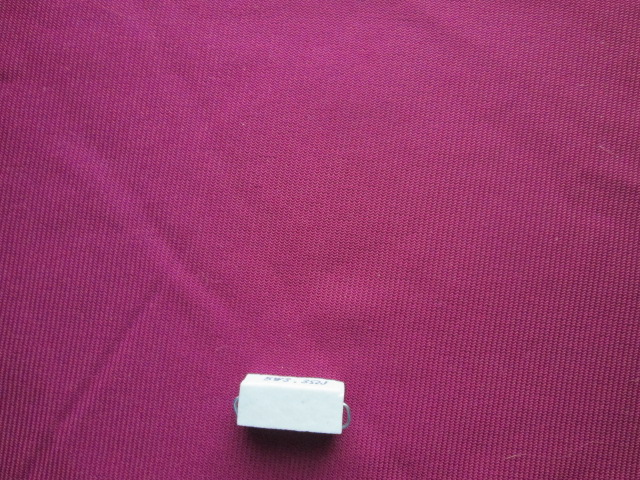
%> input picture Patrones 4  variables 50 valores/Imagenes Componentes/Tarjeta/Tarjeta1.JPG, 640 x 480 px; the run also reads 1 picture not shown here
$ octave sistema.m   (GNU Octave 9; MATLAB toolbox functions it lacks are replaced by stand-ins)
%> lines starting %> are read from the running program, lines starting %| are printed output that depends on the picture; in (x1, y1, x2, y2) boxes, pixels count from 0 and x2, y2 are one past the last pixel; in counts of white or black regions, pixels touching at a corner belong together; the program's own positions count from 1
%> further down, im is the input picture: size 480x640x3 uint8; mean R, G, B 152.9, 56.3, 106.5
### Patrones 4  variables 50 valores/createMask2.m
function [BW,maskedRGBImage] = createMask(RGB)
%createMask  Threshold RGB image using auto-generated code from colorThresholder app.
%  [BW,MASKEDRGBIMAGE] = createMask(RGB) thresholds image RGB using
%  auto-generated code from the colorThresholder App. The colorspace and
%  minimum/maximum values for each channel of the colorspace were set in the
%  App and result in a binary mask BW and a composite image maskedRGBImage,
%  which shows the original RGB image values under the mask BW.

% Auto-generated by colorThresholder app on 12-Mar-2018
%------------------------------------------------------


% Convert RGB image to chosen color space
I = rgb2hsv(RGB);
%> I: size 480x640x3 double; mean H, S, V 0.907, 0.645, 0.601

% Define thresholds for channel 1 based on histogram settings
channel1Min = 0.534;
channel1Max = 0.507;

% Define thresholds for channel 2 based on histogram settings
channel2Min = 0.139;
channel2Max = 1.000;

% Define thresholds for channel 3 based on histogram settings
channel3Min = 0.000;
channel3Max = 1.000;

% Create mask based on chosen histogram thresholds
BW = ( (I(:,:,1) >= channel1Min) | (I(:,:,1) <= channel1Max) ) & ...
    (I(:,:,2) >= channel2Min ) & (I(:,:,2) <= channel2Max) & ...
    (I(:,:,3) >= channel3Min ) & (I(:,:,3) <= channel3Max);
%> BW: size 480x640 logical; 98.2% white; 3 black regions (2 under 20 px)

% Initialize output masked image based on input image.
maskedRGBImage = RGB;

% Set background pixels where BW is false to zero.
maskedRGBImage(repmat(~BW,[1 1 3])) = 0;
%> maskedRGBImage: size 480x640x3 uint8; 1.8% of pixels changed, all inside (x1, y1, x2, y2) = (234, 374, 350, 434)

### Patrones 4  variables 50 valores/indentificador.m
function [a] = indentificador(bw)
[L Ne]=bwlabel(bw);
%> L: size 480x640 double; 4 distinct labels, from 0 to 3
%> Ne = 3
propied=regionprops(L);
%> propied = 3 regions; box (x1, y1, x2, y2), Area and Centroid: (0, 0, 640, 480) 301665 [321 237.5], (275, 379, 280, 380) 5 [278 380], (337, 432, 339, 433) 2 [338.5 433]
hold on
for n=1:size(propied,1)
    rectangle('Position',propied(n).BoundingBox,'EdgeColor','g','LineWidth',2);
end
%> this loop made 3 passes

s=find([propied.Area]<5000);
%> s = [2 3]
for n= 1:size(s,2)
    rectangle('Position',propied(s(n)).BoundingBox,'EdgeColor','r','LineWidth',2);
end
%> this loop made 2 passes


for n=1:size(s,2)
    d=round(propied(s(n)).BoundingBox);
    bw(d(2):d(2)+d(4),d(1):d(1)+d(3))=0;
end
%> this loop made 2 passes
%> d on passes 1 to 2: [276 380 5 1], [338 433 2 1]
%> bw: size 480x640 logical; 98.2% white; 3 black regions (2 under 20 px), largest, box (x1, y1, x2, y2) and area: (236, 374, 349, 434) 5531

bw=bw-1;
bw=abs(bw);
%> bw: size 480x640 double; values 0 (black) and 1 (white), 1.8% white; 3 white regions (2 under 20 px)
imshow(bw)
[L Ne]=bwlabel(bw);
%> L: size 480x640 double; 4 distinct labels, from 0 to 3
propied=regionprops(L);
%> propied = 3 regions; box (x1, y1, x2, y2), Area and Centroid: (236, 374, 349, 434) 5531 [292.2 404], (234, 404, 235, 407) 3 [235 406], (349, 417, 350, 418) 1 [350 418]
hold on
for n=1:size(propied,1)
    rectangle('Position',propied(n).BoundingBox,'EdgeColor','g','LineWidth',2);
end
pause(3)
s=find([propied.Area]<5000);
%> s = [1 3]
for n= 1:size(s,2)
    rectangle('Position',propied(s(n)).BoundingBox,'EdgeColor','r','LineWidth',2);
end
for n=1:size(s,2)
    d=round(propied(s(n)).BoundingBox);
    bw(d(2):d(2)+d(4),d(1):d(1)+d(3))=0;
end
%> this loop made 2 passes
%> d on passes 1 to 2: [235 405 1 3], [350 418 1 1]
%> bw: size 480x640 double; values 0 (black) and 1 (white), 1.8% white; 1 white region, box (x1, y1, x2, y2) and area: (236, 374, 349, 434) 5531

imshow(bw)
a=propied.Area
%> a = 3
end

### Patrones 4  variables 50 valores/sistema.m
clc
disp('Se esta analizando la Tarjeta...')
im=imread('Tarjeta1.jpg');
bw=createMask2(im);
imshow(bw);
[a1]=indentificador(bw);
%> a1 = 3

im=imread('Tarjeta2.jpg');
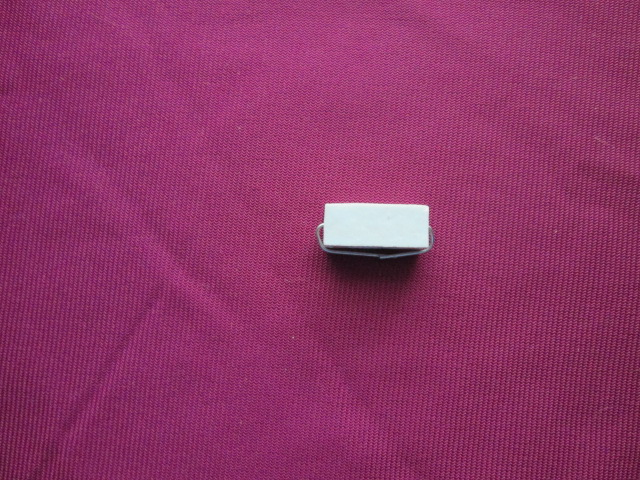
%> input picture Patrones 4  variables 50 valores/Imagenes Componentes/Tarjeta/Tarjeta2.JPG, 640 x 480 px
%> im is the input picture: size 480x640x3 uint8; mean R, G, B 143.8, 52.6, 102.2
bw=createMask2(im);
%> in createMask (call 2), `I = rgb2hsv(RGB);`: I: size 480x640x3 double; mean H, S, V 0.904, 0.649, 0.565
%> in createMask (call 2), `BW = ( (I(:,:,1) >= channel1Min) | (I(:,:,1) <= channel1Max) ) & (I(:,..`: BW: size 480x640 logical; 98.4% white; 16 black regions (13 under 20 px), largest, box (x1, y1, x2, y2) and area: (318, 203, 432, 253) 4690, (364, 253, 385, 255) 31, (388, 253, 405, 256) 24
%> in createMask (call 2), `maskedRGBImage(repmat(~BW,[1 1 3])) = 0;`: maskedRGBImage: size 480x640x3 uint8; 1.56% of pixels changed, all inside (x1, y1, x2, y2) = (317, 203, 433, 257)
[a2]=indentificador(bw);
%> in indentificador (call 2), `[L Ne]=bwlabel(bw);`: L: size 480x640 double; values 0 (black) and 1 (white), 98.4% white; 16 black regions (13 under 20 px)
%> in indentificador (call 2), `propied=regionprops(L);`: propied = 1 region; box (x1, y1, x2, y2), Area and Centroid: (0, 0, 640, 480) 302400 [319.6 240.7]
%> the loop in indentificador (call 2), `for n=1:size(propied,1)` made 1 pass
%> in indentificador (call 2), `bw=abs(bw);`: bw: size 480x640 double; values 0 (black) and 1 (white), 1.6% white; 16 white regions (13 under 20 px)
%> in indentificador (call 2), `[L Ne]=bwlabel(bw);`: L: size 480x640 double; 17 distinct labels, from 0 to 16
%> in indentificador (call 2), `propied=regionprops(L);`: propied = 16 regions; largest, box (x1, y1, x2, y2), Area and Centroid: (318, 203, 432, 253) 4690 [376.9 226.5], (364, 253, 385, 255) 31 [374.8 254.5], (388, 253, 405, 256) 24 [396.6 254.7], (362, 249, 376, 251) 16 [369.6 250.5], (388, 249, 396, 250) 8 [392.5 250]
%> the loop in indentificador (call 2), `for n=1:size(propied,1)` made 16 passes
%> the loop in indentificador (call 2), `for n= 1:size(s,2)` made 16 passes
%> the loop in indentificador (call 2), `for n=1:size(s,2)` made 16 passes
%> d on passes 1 to 12: [318 232 1 3], [319 204 114 50], [335 255 1 1], [341 252 7 1], [363 250 14 2], [365 254 21 2], [373 257 6 1], [379 250 3 1], [383 250 1 1], [385 250 1 1], [389 250 8 1], [389 254 17 3]
%> after the loop in indentificador (call 2), `for n=1:size(s,2)`: bw: size 480x640 double; every value is 0
%> a2 = 3

im=imread('Tarjeta3.jpg');
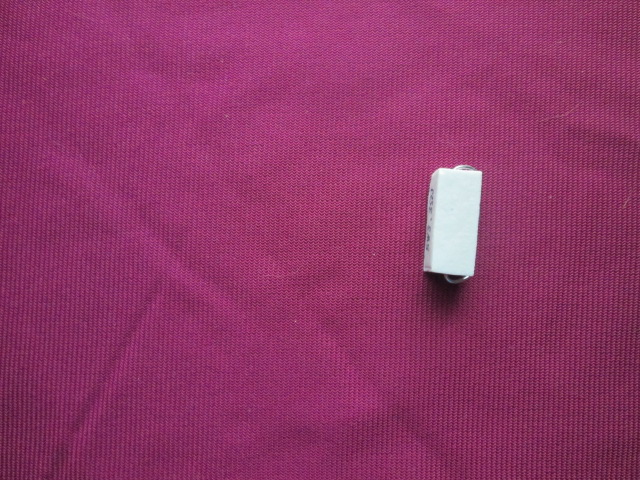
%> input picture Patrones 4  variables 50 valores/Imagenes Componentes/Tarjeta/Tarjeta3.JPG, 640 x 480 px
%> im is the input picture: size 480x640x3 uint8; mean R, G, B 145, 54.3, 102.8
bw=createMask2(im);
%> in createMask (call 3), `I = rgb2hsv(RGB);`: I: size 480x640x3 double; mean H, S, V 0.905, 0.64, 0.57
%> in createMask (call 3), `BW = ( (I(:,:,1) >= channel1Min) | (I(:,:,1) <= channel1Max) ) & (I(:,..`: BW: size 480x640 logical; 98.2% white; 3 black regions (2 under 20 px)
%> in createMask (call 3), `maskedRGBImage(repmat(~BW,[1 1 3])) = 0;`: maskedRGBImage: size 480x640x3 uint8; 1.78% of pixels changed, all inside (x1, y1, x2, y2) = (424, 165, 482, 283)
[a3]=indentificador(bw);
%> in indentificador (call 3), `[L Ne]=bwlabel(bw);`: L: size 480x640 double; 7 distinct labels, from 0 to 6
%> in indentificador (call 3), `propied=regionprops(L);`: propied = 6 regions; box (x1, y1, x2, y2), Area and Centroid: (0, 0, 640, 480) 301730 [318.1 240.8], (452, 272, 456, 273) 4 [454.5 273], (464, 275, 466, 277) 4 [465.5 276.5], (446, 272, 448, 273) 2 [447.5 273], (465, 272, 466, 273) 1 [466 273], (469, 273, 470, 274) 1 [470 274]
%> after the loop in indentificador (call 3), `for n=1:size(s,2)`: bw: size 480x640 logical; 98.2% white; 3 black regions (2 under 20 px), largest, box (x1, y1, x2, y2) and area: (424, 165, 482, 280) 5440
%> in indentificador (call 3), `[L Ne]=bwlabel(bw);`: L: size 480x640 double; 4 distinct labels, from 0 to 3
%> in indentificador (call 3), `propied=regionprops(L);`: propied = 3 regions; box (x1, y1, x2, y2), Area and Centroid: (424, 165, 482, 280) 5440 [454 222], (444, 276, 450, 280) 15 [447.7 278.8], (451, 280, 459, 283) 15 [455.9 282.3]
%> after the loop in indentificador (call 3), `for n=1:size(s,2)`: bw: size 480x640 double; values 0 (black) and 1 (white), 1.8% white; 1 white region, box (x1, y1, x2, y2) and area: (424, 165, 482, 280) 5440
%> a3 = 5440

im=imread('Tarjeta4.jpg');
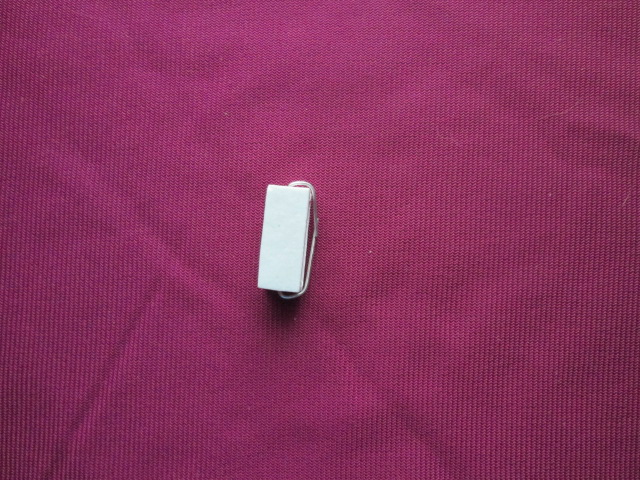
%> input picture Patrones 4  variables 50 valores/Imagenes Componentes/Tarjeta/Tarjeta4.JPG, 640 x 480 px
%> im is the input picture: size 480x640x3 uint8; mean R, G, B 137.8, 50.5, 93.6
bw=createMask2(im);
%> in createMask (call 4), `I = rgb2hsv(RGB);`: I: size 480x640x3 double; mean H, S, V 0.912, 0.649, 0.541
%> in createMask (call 4), `BW = ( (I(:,:,1) >= channel1Min) | (I(:,:,1) <= channel1Max) ) & (I(:,..`: BW: size 480x640 logical; 98.3% white; 4 black regions (3 under 20 px)
%> in createMask (call 4), `maskedRGBImage(repmat(~BW,[1 1 3])) = 0;`: maskedRGBImage: size 480x640x3 uint8; 1.66% of pixels changed, all inside (x1, y1, x2, y2) = (258, 181, 318, 299)
[a4]=indentificador(bw);
%> in indentificador (call 4), `[L Ne]=bwlabel(bw);`: L: size 480x640 double; 5 distinct labels, from 0 to 4
%> in indentificador (call 4), `propied=regionprops(L);`: propied = 4 regions; box (x1, y1, x2, y2), Area and Centroid: (0, 0, 640, 480) 302074 [321.1 240.5], (294, 185, 309, 188) 29 [302.1 186.8], (272, 288, 276, 289) 4 [274.5 289], (293, 289, 294, 290) 1 [294 290]
%> after the loop in indentificador (call 4), `for n=1:size(s,2)`: bw: size 480x640 logical; 98.3% white; 4 black regions (3 under 20 px), largest, box (x1, y1, x2, y2) and area: (258, 181, 317, 299) 5110
%> in indentificador (call 4), `bw=abs(bw);`: bw: size 480x640 double; values 0 (black) and 1 (white), 1.7% white; 4 white regions (3 under 20 px)
%> in indentificador (call 4), `[L Ne]=bwlabel(bw);`: L: size 480x640 double; 5 distinct labels, from 0 to 4
%> in indentificador (call 4), `propied=regionprops(L);`: propied = 4 regions; box (x1, y1, x2, y2), Area and Centroid: (258, 181, 317, 299) 5110 [286.7 239.1], (315, 218, 318, 223) 9 [316.8 220.9], (280, 295, 284, 296) 4 [282.5 296], (288, 295, 291, 296) 3 [290 296]
%> after the loop in indentificador (call 4), `for n=1:size(s,2)`: bw: size 480x640 double; values 0 (black) and 1 (white), 1.7% white; 1 white region, box (x1, y1, x2, y2) and area: (258, 181, 317, 299) 5110
%> a4 = 5110

im=imread('Tarjeta5.jpg');
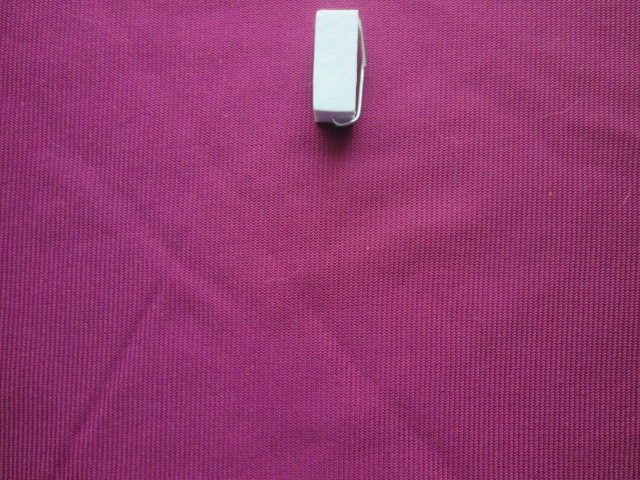
%> input picture Patrones 4  variables 50 valores/Imagenes Componentes/Tarjeta/Tarjeta5.JPG, 640 x 480 px
%> im is the input picture: size 480x640x3 uint8; mean R, G, B 148, 56.1, 110.5
bw=createMask2(im);
%> in createMask (call 5), `I = rgb2hsv(RGB);`: I: size 480x640x3 double; mean H, S, V 0.897, 0.635, 0.582
%> in createMask (call 5), `BW = ( (I(:,:,1) >= channel1Min) | (I(:,:,1) <= channel1Max) ) & (I(:,..`: BW: size 480x640 logical; 98.4% white; 2 black regions (1 under 20 px)
%> in createMask (call 5), `maskedRGBImage(repmat(~BW,[1 1 3])) = 0;`: maskedRGBImage: size 480x640x3 uint8; 1.56% of pixels changed, all inside (x1, y1, x2, y2) = (313, 10, 366, 127)
[a5]=indentificador(bw);
%> in indentificador (call 5), `[L Ne]=bwlabel(bw);`:
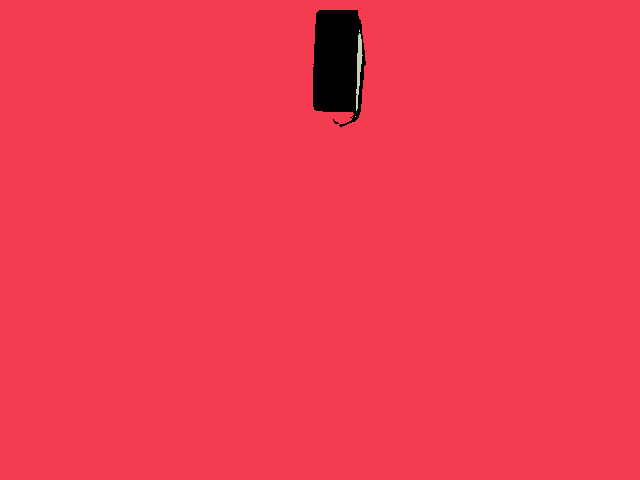
%> L: size 480x640 double; 5 distinct labels, from 0 to 4; one colour per label, 0 black
%> in indentificador (call 5), `propied=regionprops(L);`: propied = 4 regions; box (x1, y1, x2, y2), Area and Centroid: (0, 0, 640, 480) 302166 [320.2 243.4], (356, 33, 363, 111) 254 [359.4 67.6], (359, 30, 360, 32) 2 [360 31.5], (355, 116, 356, 117) 1 [356 117]
%> the loop in indentificador (call 5), `for n=1:size(propied,1)` made 4 passes
%> the loop in indentificador (call 5), `for n= 1:size(s,2)` made 3 passes
%> the loop in indentificador (call 5), `for n=1:size(s,2)` made 3 passes
%> d on passes 1 to 3: [356 117 1 1], [357 34 7 78], [360 31 1 2]
%> after the loop in indentificador (call 5), `for n=1:size(s,2)`:
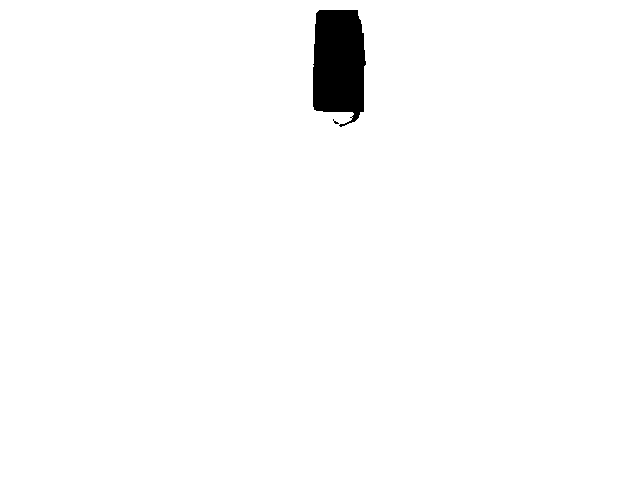
%> bw: size 480x640 logical; 98.3% white; 2 black regions (1 under 20 px), largest, box (x1, y1, x2, y2) and area: (313, 10, 366, 127) 5097
%> in indentificador (call 5), `bw=abs(bw);`: bw: size 480x640 double; values 0 (black) and 1 (white), 1.7% white; 2 white regions (1 under 20 px)
%> in indentificador (call 5), `[L Ne]=bwlabel(bw);`:
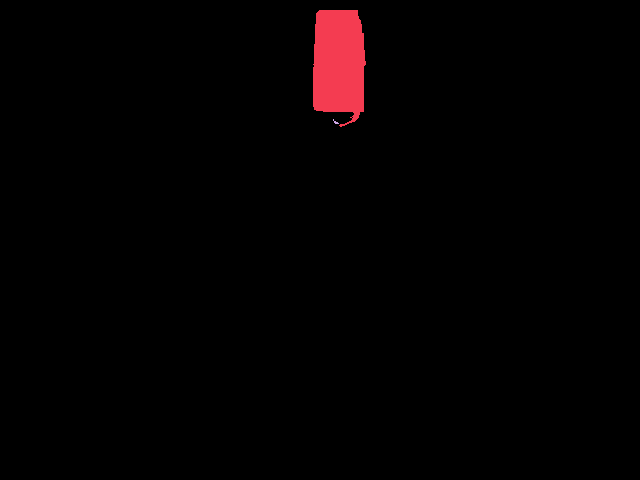
%> L: size 480x640 double; 3 distinct labels, from 0 to 2; one colour per label, 0 black
%> in indentificador (call 5), `[L Ne]=bwlabel(bw);`: Ne = 2
%> in indentificador (call 5), `propied=regionprops(L);`: propied = 2 regions; box (x1, y1, x2, y2), Area and Centroid: (313, 10, 366, 127) 5097 [339.5 63.7], (333, 119, 339, 124) 12 [336.3 122.7]
%> the loop in indentificador (call 5), `for n=1:size(propied,1)` made 2 passes
%> in indentificador (call 5), `s=find([propied.Area]<5000);`: s = 2
%> the loop in indentificador (call 5), `for n= 1:size(s,2)` made 1 pass
%> the loop in indentificador (call 5), `for n=1:size(s,2)` made 1 pass
%> d on pass 1: [334 120 6 5]
%> in indentificador (call 5), `a=propied.Area`: a = 5097
%> a5 = 5097

im=imread('Tarjeta6.jpg');
bw=createMask2(im);
[a6]=indentificador(bw);
%> in indentificador (call 6), `propied=regionprops(L);`: propied = 4 regions; box (x1, y1, x2, y2), Area and Centroid: (0, 0, 640, 480) 301641 [321.9 243.4], (259, 53, 270, 117) 238 [266.6 81.7], (264, 42, 268, 44) 7 [266.7 43.4], (218, 122, 221, 124) 5 [220.2 123.6]
%> in indentificador (call 6), `propied=regionprops(L);`: propied = 2 regions; box (x1, y1, x2, y2), Area and Centroid: (208, 28, 274, 144) 5645 [243.1 83.6], (230, 137, 238, 143) 18 [234.3 140.9]
%> a6 = 5645

%> (the run ends here)
